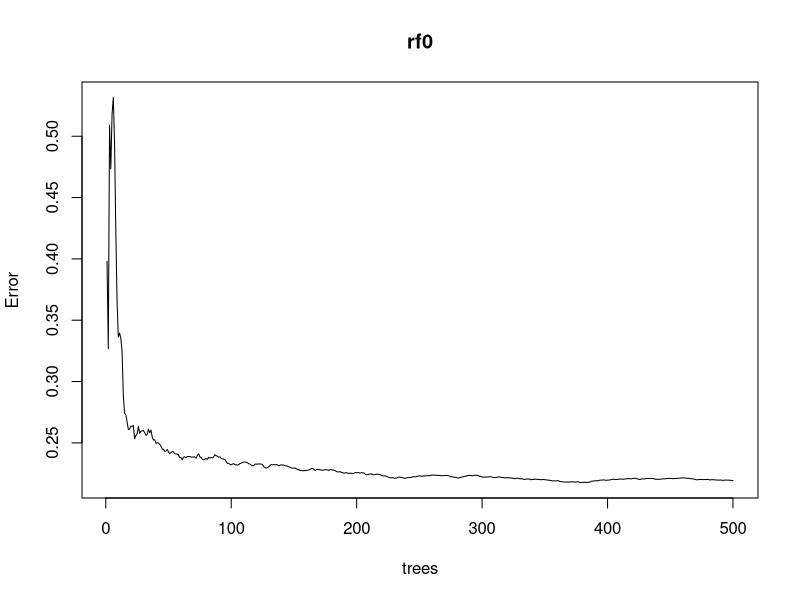

Here is the R script that generated this plot:
## ---- chunk 1

data <- read.table(file = "data0.txt", header = TRUE)
X <- data[, -ncol(data)] # Predictor variables
y <- data[, ncol(data)]  # Target variable

#randomForest estimation
library(randomForest)
rf0 <- randomForest(y ~ ., data = X)

#Calculating predictions performances
rf.predictions <- predict(rf0, X)
rf.rmse <- sqrt(mean((rf.predictions - y)^2))
rf.mape <- mean(abs((rf.predictions - y) / y))

cat("Random Forest's RMSE: ", rf.rmse, "\n")
cat("Random Forest's MAPE: ", rf.mape, "\n")

plot(rf0)

#Optimising the params
rf.opt <- randomForest(y ~ ., data = X, mtry = 5, nodesize = 10, ntree = 500, sampsize = nrow(X) / 2)

#Calculating the performance of the optimised forest
rf.opt.predictions <- predict(rf.opt, X)
rf.opt.rmse <- sqrt(mean((rf.opt.predictions - y)^2))
rf.opt.mape <- mean(abs((rf.opt.predictions - y) / y))

cat("Optimised Random Forest's RMSE: ", rf.opt.rmse, "\n")
cat("Optimised Random Forest's MAPE :", rf.opt.mape, "\n")

#Calculating the importance of the variables
importance(rf0)

#Redoing the operation multiple times
set.seed(123)
imp1 <- importance(rf0)

set.seed(456)
imp2 <- importance(rf0)

#Changing nPerm
imp.nPerm <- importance(rf0, nPerm = 10)
